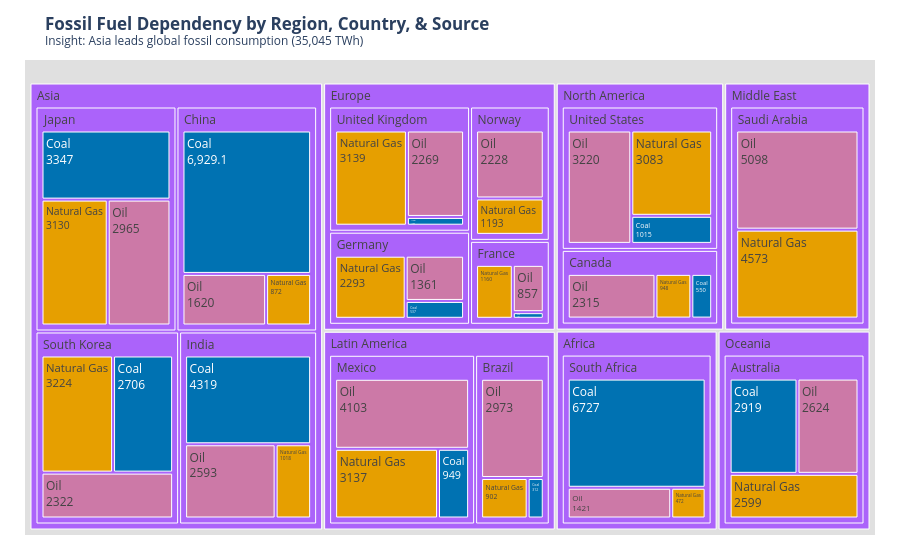

The code cell stored with this chart in its notebook:
### Code cell
#TASK1 

import pandas as pd
import plotly.express as px


# Dataset: Global Energy Mix by Country and Source
df = pd.read_csv('../data/global_energy_mix.csv')

# Source type mapping — reuse from lecture
source_category = {
    'Coal': 'Fossil', 'Oil': 'Fossil', 'Natural Gas': 'Fossil',
    'Nuclear': 'Low-carbon', 'Hydro': 'Low-carbon',
    'Wind': 'Renewable', 'Solar': 'Renewable', 'Other Renewables': 'Renewable'
}
df['Source_Type'] = df['Source'].map(source_category)

print(f"Loaded: {len(df)} rows")
print(df.head(10))

# 1. Filter to fossil sources only
df_fossil = df.loc[df['Source_Type'] == 'Fossil'].copy()

# 2. Compute insight: identify the region with the highest total fossil TWh
region_fossil_totals = df_fossil.groupby('Region')['TWh'].sum()
top_region = region_fossil_totals.idxmax()
top_region_val = region_fossil_totals.max()

# 3. Define a CVD-safe color palette for the fossil sources (Coal, Oil, Natural Gas)
# Using ColorBrewer/Okabe-Ito inspired CVD-safe hex codes
cvd_fossil_colors = {
    'Coal': '#0072B2',        # Blue
    'Natural Gas': '#E69F00', # Orange
    'Oil': '#CC79A7'          # Reddish-purple / Pink
}

# 4. Build the Treemap
fig = px.treemap(
    df_fossil,
    path=['Region', 'Country', 'Source'],
    values='TWh',
    color='Source',
    color_discrete_map=cvd_fossil_colors,
    title=f"<b>Fossil Fuel Dependency by Region, Country, & Source</b><br><sup>Insight: {top_region} leads global fossil consumption ({top_region_val:,.0f} TWh)</sup>"
)

# 5. Customize layout and traces
fig.update_traces(
    textinfo="label+value",          # Show label and absolute TWh values, omit percentages
    root_color="#E0E0E0"             # Grey out parent/root nodes
)

fig.update_layout(
    margin=dict(t=60, l=25, r=25, b=25),
    font=dict(size=12)
)

fig.show()

### Figure 1 — Plotly figure (JSON) as saved in the notebook; plotly's stock layout.template omitted (floating-point values rounded to 4 significant figures)
{"data": [{"branchvalues": "total", "customdata": [["(?)"], ["(?)"], ["(?)"], ["(?)"], ["(?)"], ["(?)"], ["(?)"], ["(?)"], ["(?)"], ["(?)"], ["(?)"], ["(?)"], ["(?)"], ["(?)"], ["(?)"], ["(?)"], ["(?)"], ["(?)"], ["(?)"], ["(?)"], ["(?)"], ["(?)"], ["Coal"], ["Coal"], ["Coal"], ["Coal"], ["Coal"], ["Coal"], ["Coal"], ["Coal"], ["Coal"], ["Coal"], ["Coal"], ["Coal"], ["Coal"], ["Natural Gas"], ["Natural Gas"], ["Natural Gas"], ["Natural Gas"], ["Natural Gas"], ["Natural Gas"], ["Natural Gas"], ["Natural Gas"], ["Natural Gas"], ["Natural Gas"], ["Natural Gas"], ["Natural Gas"], ["Natural Gas"], ["Natural Gas"], ["Natural Gas"], ["Oil"], ["Oil"], ["Oil"], ["Oil"], ["Oil"], ["Oil"], ["Oil"], ["Oil"], ["Oil"], ["Oil"], ["Oil"], ["Oil"], ["Oil"], ["Oil"], ["Oil"]], "domain": {"x": [0, 1], "y": [0, 1]}, "hovertemplate": "labels=%{label}<br>TWh=%{value}<br>parent=%{parent}<br>id=%{id}<br>Source=%{customdata[0]}<extra></extra>", "ids": ["Africa", "North America/United States", "Asia/China", "Europe/Germany", "Europe/France", "Europe/United Kingdom", "Asia/India", "Latin America/Brazil", "Oceania/Australia", "Middle East", "Asia/South Korea", "Asia/Japan", "Middle East/Saudi Arabia", "Africa/South Africa", "North America/Canada", "Latin America/Mexico", "North America", "Asia", "Europe", "Latin America", "Oceania", "Europe/Norway", "Latin America/Mexico/Coal", "North America/Canada/Coal", "Africa/South Africa/Coal", "Asia/South Korea/Coal", "North America/United States/Coal", "Latin America/Brazil/Coal", "Europe/France/Coal", "Asia/India/Coal", "Asia/Japan/Coal", "Asia/China/Coal", "Europe/Germany/Coal", "Europe/United Kingdom/Coal", "Oceania/Australia/Coal", "Europe/United Kingdom/Natural Gas", "Europe/Germany/Natural Gas", "Asia/India/Natural Gas", "Asia/Japan/Natural Gas", "Latin America/Brazil/Natural Gas", "Latin America/Mexico/Natural Gas", "North America/Canada/Natural Gas", "Africa/South Africa/Natural Gas", "Oceania/Australia/Natural Gas", "Middle East/Saudi Arabia/Natural Gas", "Europe/Norway/Natural Gas", "North America/United States/Natural Gas", "Asia/South Korea/Natural Gas", "Asia/China/Natural Gas", "Europe/France/Natural Gas", "Asia/China/Oil", "Europe/Germany/Oil", "North America/United States/Oil", "Asia/Japan/Oil", "Europe/United Kingdom/Oil", "Asia/India/Oil", "Latin America/Brazil/Oil", "Latin America/Mexico/Oil", "North America/Canada/Oil", "Oceania/Australia/Oil", "Africa/South Africa/Oil", "Europe/Norway/Oil", "Asia/South Korea/Oil", "Europe/France/Oil", "Middle East/Saudi Arabia/Oil"], "labels": ["Africa", "United States", "China", "Germany", "France", "United Kingdom", "India", "Brazil", "Australia", "Middle East", "South Korea", "Japan", "Saudi Arabia", "South Africa", "Canada", "Mexico", "North America", "Asia", "Europe", "Latin America", "Oceania", "Norway", "Coal", "Coal", "Coal", "Coal", "Coal", "Coal", "Coal", "Coal", "Coal", "Coal", "Coal", "Coal", "Coal", "Natural Gas", "Natural Gas", "Natural Gas", "Natural Gas", "Natural Gas", "Natural Gas", "Natural Gas", "Natural Gas", "Natural Gas", "Natural Gas", "Natural Gas", "Natural Gas", "Natural Gas", "Natural Gas", "Natural Gas", "Oil", "Oil", "Oil", "Oil", "Oil", "Oil", "Oil", "Oil", "Oil", "Oil", "Oil", "Oil", "Oil", "Oil", "Oil"], "marker": {"colors": ["#ab63fa", "#ab63fa", "#ab63fa", "#ab63fa", "#ab63fa", "#ab63fa", "#ab63fa", "#ab63fa", "#ab63fa", "#ab63fa", "#ab63fa", "#ab63fa", "#ab63fa", "#ab63fa", "#ab63fa", "#ab63fa", "#ab63fa", "#ab63fa", "#ab63fa", "#ab63fa", "#ab63fa", "#ab63fa", "#0072B2", "#0072B2", "#0072B2", "#0072B2", "#0072B2", "#0072B2", "#0072B2", "#0072B2", "#0072B2", "#0072B2", "#0072B2", "#0072B2", "#0072B2", "#E69F00", "#E69F00", "#E69F00", "#E69F00", "#E69F00", "#E69F00", "#E69F00", "#E69F00", "#E69F00", "#E69F00", "#E69F00", "#E69F00", "#E69F00", "#E69F00", "#E69F00", "#CC79A7", "#CC79A7", "#CC79A7", "#CC79A7", "#CC79A7", "#CC79A7", "#CC79A7", "#CC79A7", "#CC79A7", "#CC79A7", "#CC79A7", "#CC79A7", "#CC79A7", "#CC79A7", "#CC79A7"]}, "name": "", "parents": ["", "North America", "Asia", "Europe", "Europe", "Europe", "Asia", "Latin America", "Oceania", "", "Asia", "Asia", "Middle East", "Africa", "North America", "Latin America", "", "", "", "", "", "Europe", "Latin America/Mexico", "North America/Canada", "Africa/South Africa", "Asia/South Korea", "North America/United States", "Latin America/Brazil", "Europe/France", "Asia/India", "Asia/Japan", "Asia/China", "Europe/Germany", "Europe/United Kingdom", "Oceania/Australia", "Europe/United Kingdom", "Europe/Germany", "Asia/India", "Asia/Japan", "Latin America/Brazil", "Latin America/Mexico", "North America/Canada", "Africa/South Africa", "Oceania/Australia", "Middle East/Saudi Arabia", "Europe/Norway", "North America/United States", "Asia/South Korea", "Asia/China", "Europe/France", "Asia/China", "Europe/Germany", "North America/United States", "Asia/Japan", "Europe/United Kingdom", "Asia/India", "Latin America/Brazil", "Latin America/Mexico", "North America/Canada", "Oceania/Australia", "Africa/South Africa", "Europe/Norway", "Asia/South Korea", "Europe/France", "Middle East/Saudi Arabia"], "root": {"color": "#E0E0E0"}, "textinfo": "label+value", "type": "treemap", "values": [8620.0, 7318.0, 9421.0, 4191.0, 2137.0, 5638.0, 7930.0, 4187.0, 8142.0, 9671.0, 8252.0, 9442.0, 9671.0, 8620.0, 3813.0, 8189.0, 11130.0, 35050.0, 15390.0, 12380.0, 8142.0, 3421.0, 949.0, 550.0, 6727.0, 2706.0, 1015.0, 312.0, 120.0, 4319.0, 3347.0, 6929.0, 537.0, 230.0, 2919.0, 3139.0, 2293.0, 1018.0, 3130.0, 902.0, 3137.0, 948.0, 472.0, 2599.0, 4573.0, 1193.0, 3083.0, 3224.0, 872.0, 1160.0, 1620.0, 1361.0, 3220.0, 2965.0, 2269.0, 2593.0, 2973.0, 4103.0, 2315.0, 2624.0, 1421.0, 2228.0, 2322.0, 857.0, 5098.0]}], "layout": {"font": {"size": 12}, "legend": {"tracegroupgap": 0}, "margin": {"b": 25, "l": 25, "r": 25, "t": 60}, "title": {"text": "<b>Fossil Fuel Dependency by Region, Country, & Source</b><br><sup>Insight: Asia leads global fossil consumption (35,045 TWh)</sup>"}}}
